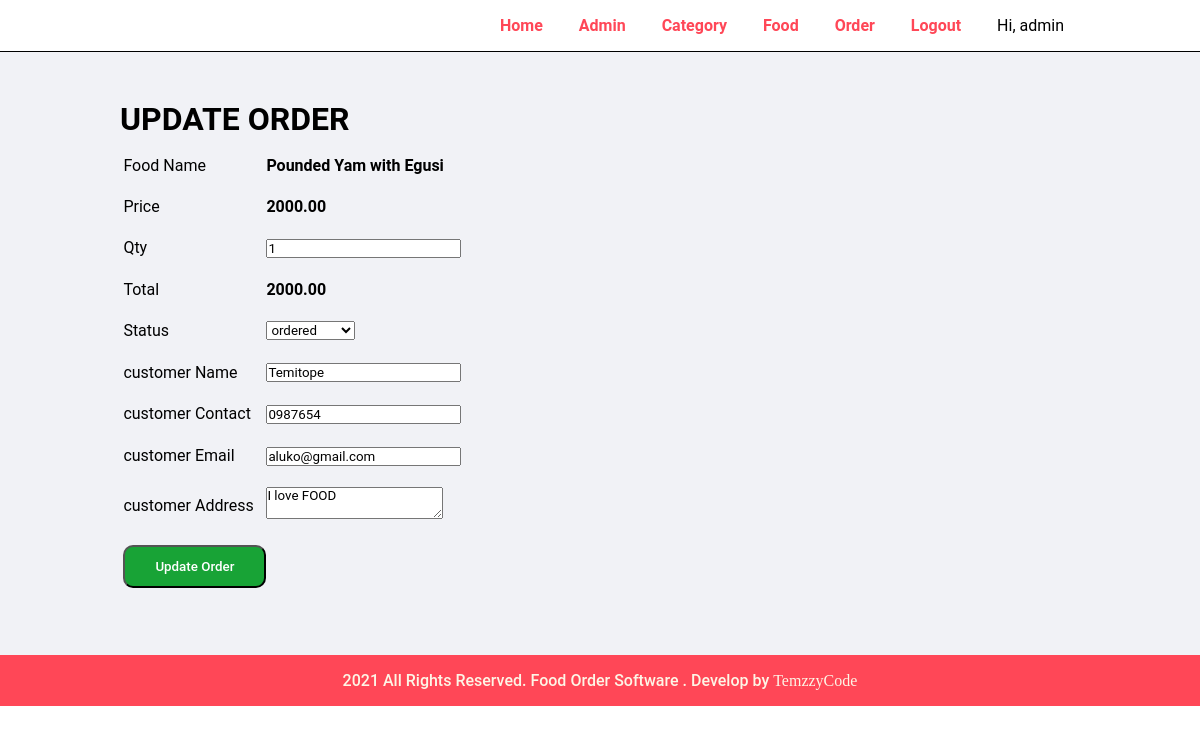
The app's page /admin/update-order.php?id=1 (signed in) with its own data.
### tables this page shows
CREATE TABLE `tbl_order` (
  `id` int(11) NOT NULL,
  `food` varchar(250) NOT NULL,
  `price` decimal(10,2) NOT NULL,
  `qty` int(10) UNSIGNED NOT NULL,
  `total` decimal(10,2) NOT NULL,
  `order_date` datetime NOT NULL,
  `status` varchar(20) NOT NULL,
  `customer_name` varchar(200) NOT NULL,
  `customer_contact` varchar(200) NOT NULL,
  `customer_email` varchar(200) NOT NULL,
  `customer_address` varchar(200) NOT NULL
);

### admin/update-order.php (the view, shortened to what this page needs)
<?php require "../partials/header.php"; ?>
<div class="main-content">
        <div class="wrapper" >
        <h1>UPDATE ORDER</h1>
        <?php
            if(isset($_GET['id'])){
                $id = $_GET['id'];
                $sql = "SELECT * FROM tbl_order WHERE id=$id";
                $res = mysqli_query($con, $sql);
                if($res){
                    $count = mysqli_num_rows($res);
                    if($count==1){
                        while($row = mysqli_fetch_assoc($res)){
                            $food = $row['food'];
                            $price = $row['price'];
                            $qty = $row['qty'];
                            $total = $row['total'];
                            $status = $row['status'];
                            $customer_name = $row['customer_name'];
                            $customer_contact = $row['customer_contact'];
                            $customer_email = $row['customer_email'];
                            $customer_address = $row['customer_address'];
                        }
                    } else {
                header("location:".SITEURL.'admin/manage-order.php');
                    }
                }
            } else {
                header("location:".SITEURL.'admin/manage-order.php');
            }
        ?>
        <form action="" method="POST">
        <table>
                <tr>
                    <td>Food Name</td>
                    <td><b><?php echo $food; ?></b></td>
                </tr>
                <tr>
                    <td>Price</td>
                    <td><b><?php echo $price; ?></b></td>
                </tr>
                <tr>
                    <td>Qty</td>
                    <td><input type="number" name="qty" value="<?php echo $qty; ?>"></td>
                </tr>
                <tr>
                    <td>Total</td>
                    <td><b><?php echo $total; ?></b></td>
                </tr>
                <tr>
                    <td>Status</td>
                    <td>
                        <select name="status">
                        <option <?php if($status=="Ordered"){ echo "selected";} ?> value="Ordered"> ordered</option>
                        </select>
                    </td>
                </tr>
                <tr>
                    <td>customer Name</td>
                    <td><input type="text" name="customer_name" value="<?php echo $customer_name; ?>"></td>
                </tr>
                <tr>
                    <td>customer Contact</td>
                    <td><input type="text" name="customer_contact" value="<?php echo $customer_contact; ?>"></td>
                </tr>
                <tr>
                    <td>customer Email</td>
                    <td><input type="text" name="customer_email" value="<?php echo $customer_email; ?>"></td>
                </tr>
                <tr>
                    <td>customer Address</td>
                    <td><textarea name="customer_address"><?php echo $customer_address; ?> </textarea> </td>
                </tr>
                <tr>
                    <td>  <input type="submit" class="btn-secondary1" name="submit" value="Update Order"> </td>
                </tr>
</table>
            </form>
</div>
</div>
<?php require "../partials/footer.php"; ?>

### css/admin.css (style rules this page uses)
* { margin: 0; padding: 0; font-family: roboto; }
.wrapper { padding: 1rem; width: 80%; margin: 0 auto; }
.main-content { background-color: #f1f2f6; padding: 2rem 0; }
table { border-spacing: 0 15px; }
table tr td { padding: 1%; }
table tr { margin: 10rem; }
.btn-secondary1 { background-color: rgb(24, 163, 54); padding: 12px 30px; border-radius: 10px; text-decoration: none; color: white; font-weight: 500; cursor: pointer; }

### records on screen
tbl_order: food "Pounded Yam with Egusi", price "2000.00", qty "1", total "2000.00", customer_name "Temitope", customer_contact "0987654", customer_email "aluko@gmail.com", customer_address "I love FOOD"

### other values on screen
$_SESSION['username'] "admin"
